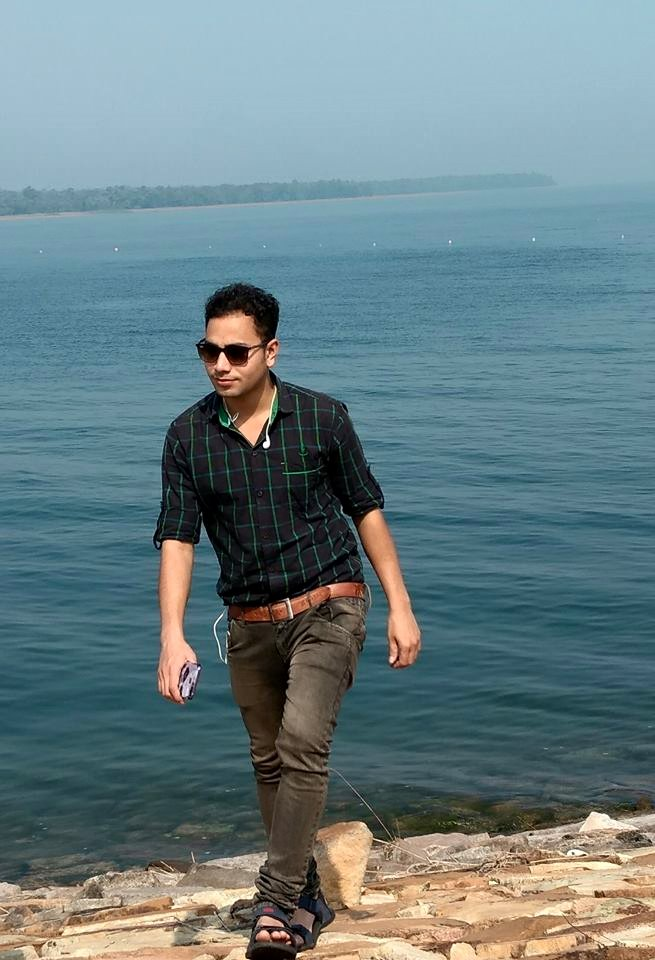
#> input picture Basic Images Operation/Alok.jpg, 655 x 960 px
$ python filters.py
#> lines starting #> are read from the running program, lines starting #| are printed output that depends on the picture
import cv2
import numpy as np

image = cv2.imread("Alok.jpg")
#> image is the input picture: shape (960, 655, 3); mean B, G, R 131.7, 126.9, 105
cv2.imshow("Original",image)
blur = cv2.GaussianBlur(image,(5,55),0)
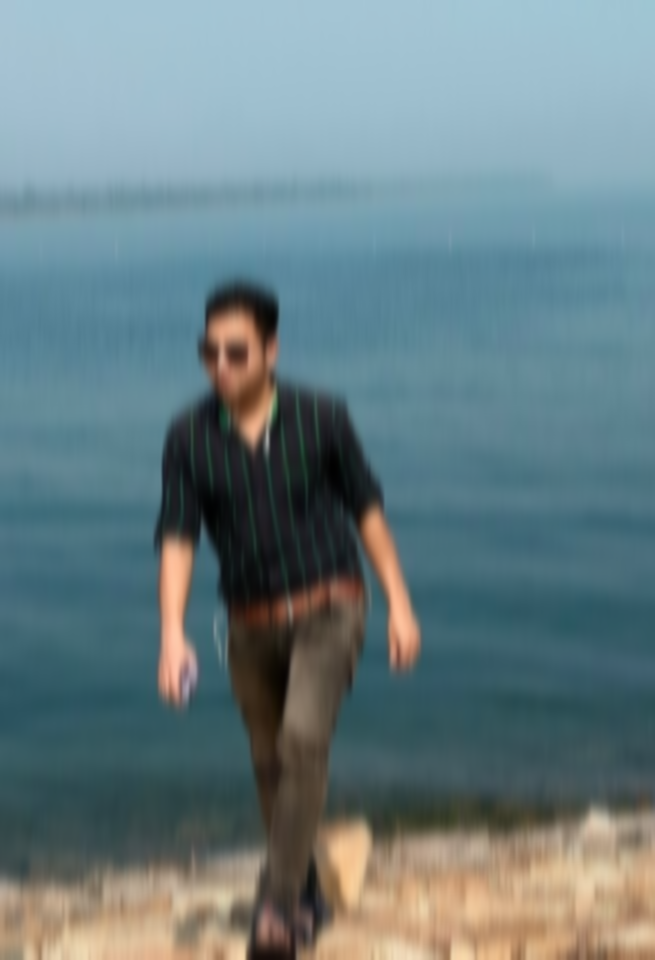
#> blur: shape (960, 655, 3); mean B, G, R 131.7, 126.9, 105
cv2.imshow("Blur",blur)

Kernel = np.ones((5,5),'uint8')
dilate = cv2.dilate(image,Kernel,iterations=1)
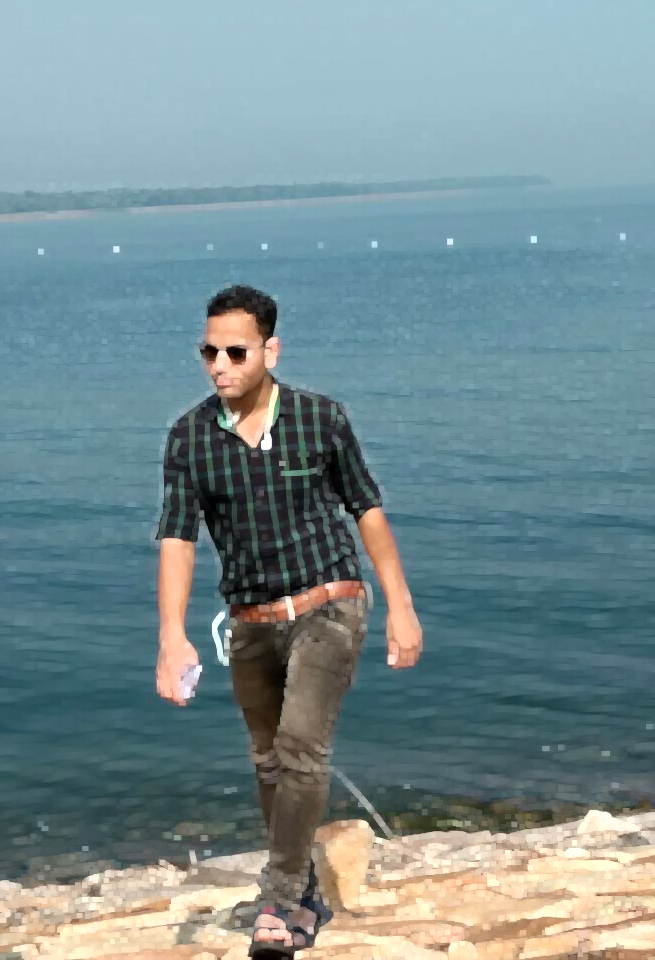
#> dilate: shape (960, 655, 3); mean B, G, R 145.9, 141.2, 119.3
erode = cv2.erode(image,Kernel,iterations=1)
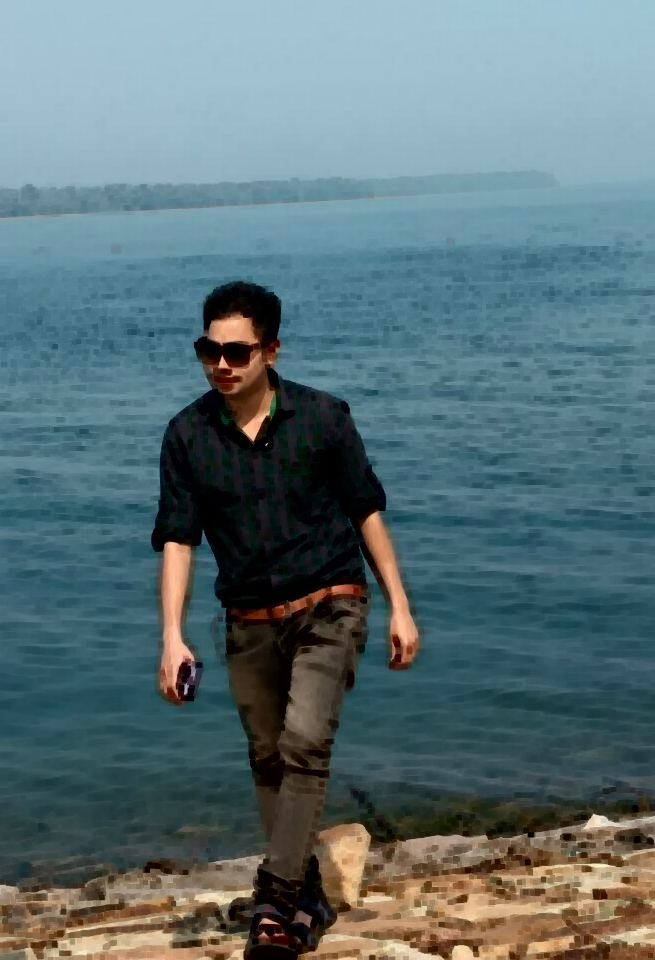
#> erode: shape (960, 655, 3); mean B, G, R 117.5, 112.6, 90.4

#> (the run stopped early here; a loop or call above may not have finished)

$ run again, with Basic Images Operation/butterflay.jpg copied over Basic Images Operation/Alok.jpg
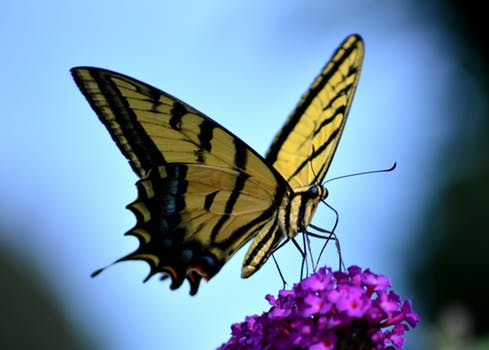
#> input picture Basic Images Operation/butterflay.jpg, 489 x 350 px
#> image is the input picture: shape (350, 489, 3); mean B, G, R 158.4, 134.4, 108.9
#> `blur = cv2.GaussianBlur(image,(5,55),0)`:
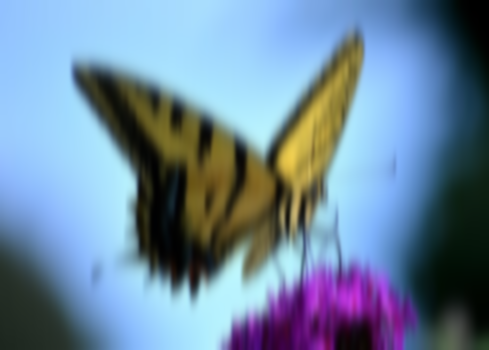
#> blur: shape (350, 489, 3); mean B, G, R 158.4, 134.4, 108.9
#> `erode = cv2.erode(image,Kernel,iterations=1)`:
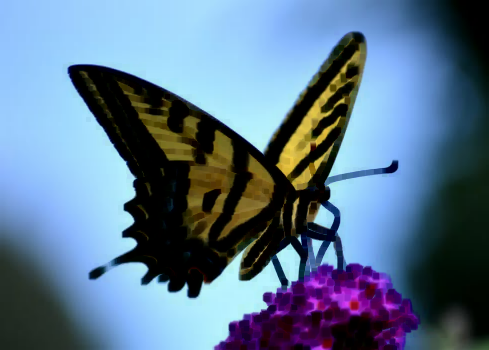
#> erode: shape (350, 489, 3); mean B, G, R 142.3, 117.8, 92.4
